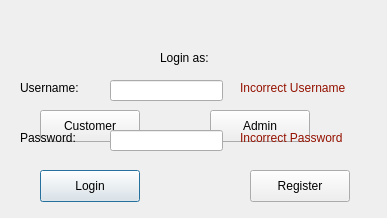
<?xml version="1.0" encoding="UTF-8"?>
<ui version="4.0">
 <class>LoginWindow</class>
 <widget class="QDialog" name="LoginWindow">
  <property name="geometry">
   <rect>
    <x>0</x>
    <y>0</y>
    <width>387</width>
    <height>218</height>
   </rect>
  </property>
  <property name="windowTitle">
   <string>Dialog</string>
  </property>
  <widget class="QPushButton" name="loginB">
   <property name="geometry">
    <rect>
     <x>40</x>
     <y>170</y>
     <width>100</width>
     <height>32</height>
    </rect>
   </property>
   <property name="text">
    <string>Login</string>
   </property>
  </widget>
  <widget class="QPushButton" name="regB">
   <property name="geometry">
    <rect>
     <x>250</x>
     <y>170</y>
     <width>100</width>
     <height>32</height>
    </rect>
   </property>
   <property name="text">
    <string>Register</string>
   </property>
  </widget>
  <widget class="QLabel" name="LoginAsL">
   <property name="geometry">
    <rect>
     <x>160</x>
     <y>50</y>
     <width>58</width>
     <height>16</height>
    </rect>
   </property>
   <property name="text">
    <string>Login as:</string>
   </property>
  </widget>
  <widget class="QPushButton" name="customerB">
   <property name="geometry">
    <rect>
     <x>40</x>
     <y>110</y>
     <width>100</width>
     <height>32</height>
    </rect>
   </property>
   <property name="text">
    <string>Customer</string>
   </property>
  </widget>
  <widget class="QPushButton" name="adminB">
   <property name="geometry">
    <rect>
     <x>210</x>
     <y>110</y>
     <width>100</width>
     <height>32</height>
    </rect>
   </property>
   <property name="text">
    <string>Admin</string>
   </property>
  </widget>
  <widget class="QLabel" name="userL">
   <property name="geometry">
    <rect>
     <x>20</x>
     <y>80</y>
     <width>71</width>
     <height>16</height>
    </rect>
   </property>
   <property name="text">
    <string>Username:</string>
   </property>
  </widget>
  <widget class="QLabel" name="passL">
   <property name="geometry">
    <rect>
     <x>20</x>
     <y>130</y>
     <width>81</width>
     <height>16</height>
    </rect>
   </property>
   <property name="text">
    <string>Password:</string>
   </property>
  </widget>
  <widget class="QLineEdit" name="userLE">
   <property name="geometry">
    <rect>
     <x>110</x>
     <y>80</y>
     <width>113</width>
     <height>21</height>
    </rect>
   </property>
  </widget>
  <widget class="QLineEdit" name="passLE">
   <property name="geometry">
    <rect>
     <x>110</x>
     <y>130</y>
     <width>113</width>
     <height>21</height>
    </rect>
   </property>
   <property name="echoMode">
    <enum>QLineEdit::Password</enum>
   </property>
  </widget>
  <widget class="QLabel" name="userError">
   <property name="geometry">
    <rect>
     <x>240</x>
     <y>80</y>
     <width>131</width>
     <height>16</height>
    </rect>
   </property>
   <property name="text">
    <string>&lt;html&gt;&lt;head/&gt;&lt;body&gt;&lt;p&gt;&lt;span style=&quot; color:#941100;&quot;&gt;Incorrect Username&lt;/span&gt;&lt;/p&gt;&lt;/body&gt;&lt;/html&gt;</string>
   </property>
  </widget>
  <widget class="QLabel" name="passError">
   <property name="geometry">
    <rect>
     <x>240</x>
     <y>130</y>
     <width>131</width>
     <height>16</height>
    </rect>
   </property>
   <property name="text">
    <string>&lt;html&gt;&lt;head/&gt;&lt;body&gt;&lt;p&gt;&lt;span style=&quot; color:#941100;&quot;&gt;Incorrect Password&lt;/span&gt;&lt;/p&gt;&lt;/body&gt;&lt;/html&gt;</string>
   </property>
  </widget>
 </widget>
 <resources/>
 <connections/>
</ui>
